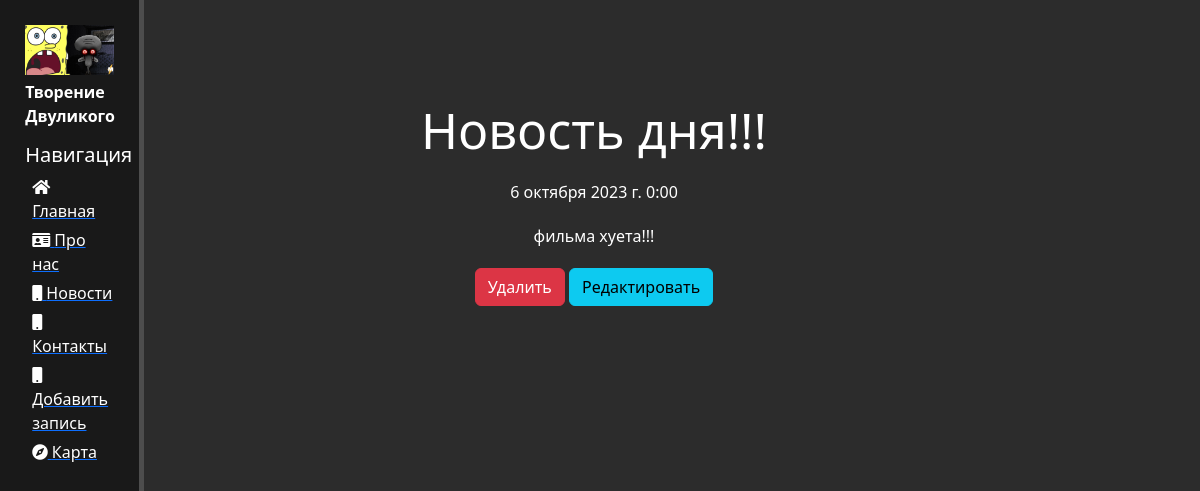
/news/6, run on the app's committed database.
### news/models.py (models this page shows, shortened)
class Articles(models.Model):
    title = models.CharField('Название', max_length=60, default='новость') # pole 255 symbols
    anons = models.CharField('Анонс', max_length=250)
    full_text = models.TextField('Статья')
    date = models.DateTimeField('дата публикации')
    class Meta: # указали правильные названия для таблиц
        verbose_name = 'Новость'
        verbose_name_plural = 'Новости'

### news/views.py (the view)
# urls.py: path('<int:pk>', views.NewsDetailView.as_view(), name='news-detail'),  # динамический параметр primerKey
class NewsDetailView(DetailView):
    model = Articles
    template_name = 'news/details_view.html'
    context_object_name = 'article' # ключ по кторому мы передаем обьект внутрь шаблона

### news/templates/news/details_view.html (shortened to what this page needs)
{% extends 'main/layout.html' %}
{% block content %}
    <div class="features">
        <h1>{{ article.title }}</h1>
        <p>{{ article.date }}</p>
        <p>{{ article.full_text }}</p>
        <a href="{% url 'news-delete' article.id %}" class="btn btn-danger">Удалить</a>
        <a href="{% url 'news-update' article.id %}" class="btn btn-info">Редактировать</a>
    </div>
{% endblock %}

### main/static/main/css/fgh.css (style rules this page uses)
body { background: #2c2c2c; }
main .features { float: left; color: #fff; margin-top: 100px; text-align: center; width: 75%; }
main .features h1 { font-size: 50px; }
main .features p { max-width: 400px; margin: 20px auto }

### data on the page
Articles: title "Новость дня!!!", date "6 октября 2023 г. 0:00", full_text "фильма хуета!!!"
